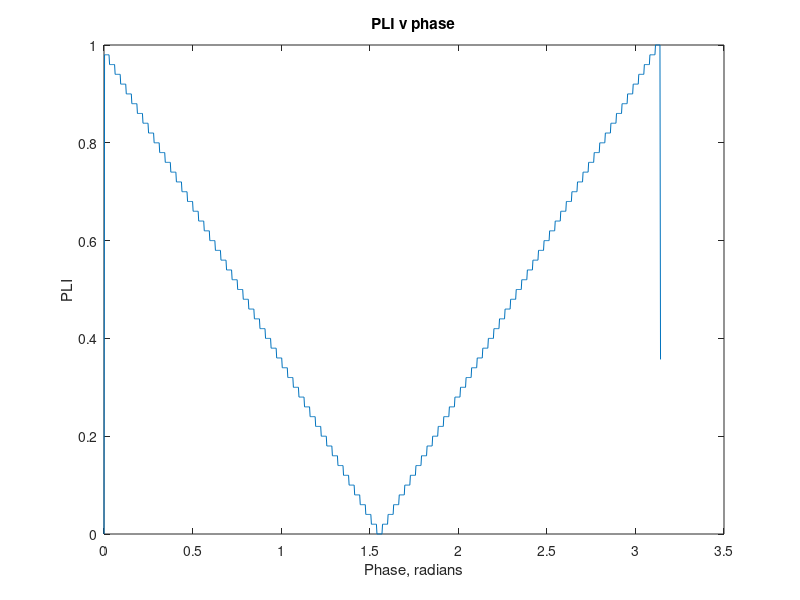

Write MATLAB code to recreate this figure.
%%%%%%%%%%%%%%%%%%%%%%%%%%%%%%%%%%%%%%%%%%%%%%%%%%%%%%%%%%%%%%%%%%%%%%%%%%%
% CalcPLI2
%   Author: Kevin O'Neill
%   Date: 2015.03.16
%
%   Desc: 
%           Compute the Phase-Lag Index (PLI) and confidence between each 
%           pair of channels. The PLI is defined as the absolute value of
%           the mean sign of the instantaneous phase difference between a
%           pair of signals:
%
%                   PLI = |<sign(deltaPhi(t))>|
%
%                   PLI = abs(mean(deltaPhi));
%
%                           range = [0,1]
%
%           PLI measures the asymmetry in the distribution of instantaneous
%           phase differences between two signals. If the signals are
%           coupled then the PLI will return a value close to 1 ( or PLI
%           will be 0 if the signals are coupled around 0 mod pi. In these
%           cases the signals are 0, pi, 2pi, ... radians out of phase).
%
%           If signals are not coupled, then PLI will return a value close
%           to 0. If signals are not coupled this implies that there is
%           either no, or a very weak common signal (volume conduction)
%           that influences both signals.
%
%           Surrogate data (randomly phase shifted original data) are used
%           to test for confidence. A z-score calculation is sufficient to
%           check if the calculated PLI is signifigant. The sign of the
%           z-score tells us if the signals are significantly coupled or
%           non-coupled.
%           
%           The output of PLI for two sine waves with phase differences
%           from 0:pi is approximated with the code below:
%
figure(2)
          tIdx = 1:1000;
          phaseAngle = linspace(0, pi, length(tIdx));
          sig1 = sin(pi*tIdx/100);
          PLI = zeros(1,length(tIdx));
          for kk = 1:length(phaseAngle)
                sig2 = sin(pi*tIdx/100 + phaseAngle(kk));

                sig1Phi = atan(imag(hilbert(sig1))./sig1);
                sig2Phi = atan(imag(hilbert(sig2))./sig2);

                deltaPhi = sig1Phi - sig2Phi;
                PLI(kk) = abs(mean(sign(deltaPhi)));
          end
          plot(phaseAngle, PLI); title('PLI v phase'); xlabel('Phase, radians'); ylabel('PLI');
%
%
%       Usage:
%           [R, PLI, zScore, phaseShift] = CalcPLI2(pathName,NEVFileName,tStart,tSpan);
%
%       Outputs:
%           Returns the Phase Similarity, PLI, Z-Score, and Phase Shift
%           matricies to the workspace and saves a .mat file to the NEV
%           file location.
%
%%%%%%%%%%%%%%%%%%%%%%%%%%%%%%%%%%%%%%%%%%%%%%%%%%%%%%%%%%%%%%%%%%%%%%%%%%%

function [R, PLI, zScore, phaseShift] = CalcPLI2(pathName,NEVFileName, tStart, tSpan)

%% Load Data %%

% Make sure the data files are in MATLAB's path.

expr = '(nev)$'; % Expresstion for regex

% Make sure the file given is for a .nev file
testName = regexp(NEVFileName, expr, 'Tokens');

fullNEVPath = fullfile(pathName, NEVFileName);

% Test if the file is a .nev
if isempty(testName)
    warning('File name is incorrect. Please send the full file path to the NEV file.')
end % END IF testName

% Test to make sure the file exists
if ~(exist(fullNEVPath, 'file') == 2)
    warning('File does not exist. Please send the full file path to the NEV file.')
end % END IF testName

% Load the data from the NEV and nsx files
disp('##### Loading Data #####')

NEV = openNEV(fullNEVPath);

if exist([fullNEVPath(1:end-3),'ns4'],'file')
    
    nsx2mat([fullNEVPath(1:end-3),'ns4'])
    load([fullNEVPath(1:end-3),'ns4mat'], '-mat')
    
elseif exist([fullNEVPath(1:end-3),'ns5'],'file')
        
    nsx2mat([fullNEVPath(1:end-3),'ns5'])
    load([fullNEVPath(1:end-3),'ns5mat'], '-mat')
        
end % END IF

disp('##### Data Loaded #####')
%% Make files names for saved data

fullNameMat = fullfile(pathName, [NEV.MetaTags.Filename, '_PLI.mat']);

%% NS5 Output

outputStruct = openNSx([fullNEVPath(1:end-3),'ns5'], 'read', 'c:1:32','t:15000000:44999999');


for aa = 1:32
    
    eval(['C', num2str(aa), ' = outputStruct.Data(', num2str(aa), ',:);']);
    
end % END ns5

%% Phase Lag Index

if tStart == 0
    idxStart = 1;
    idxSpan  = tSpan * Header.Fs;
    
    idxPLI   = idxStart:(idxSpan+idxStart-1);
else
    idxStart = tStart * Header.Fs;
    idxSpan  = tSpan  * Header.Fs;
    
    idxPLI   = idxStart:(idxSpan+idxStart-1);
end

% Allocate variables
sig1 = zeros(1,length(idxPLI)); % Signal 1 container
sig2 = zeros(1,length(idxPLI)); % Signal 2 container

numChannels  = 32; %Header.ChannelCount; % Number of channels
spanChannels = 1:numChannels; % The total channel span
spanComp     = spanChannels; % The span of the channel comparisons

surrDataCount = 250; % Number of surrogate data trials

surrData = zeros(1,length(sig1)); % Surrogate data container
surrFFT  = zeros(1,length(sig1)); % Surrogate FFT container
sig1Phi  = zeros(1,length(sig1)); % Signal 1 phase container
sig2Phi  = zeros(1,length(sig1)); % Signal 2 phase container

deltaPhi = zeros(1,length(sig1)); % Phase difference container

% Randomly generated phase shifts. Only use the upper half of the matrix
phaseShift = -pi + (pi+pi)*rand(numChannels,numChannels,surrDataCount);

% Result matricies
R      = zeros(numChannels, numChannels, surrDataCount+1); % Phase similarity container
PLI    = zeros(numChannels, numChannels, surrDataCount+1); % Phase-lag index container
zScore = zeros(numChannels, numChannels, surrDataCount+1); % Z-Score container

% Randians to samples conversion
T = 1/Header.Fs;
radSamp = floor(phaseShift./(2*pi) * ((2*pi)/T));

timeTaken = 0;

parpool(10);

tSet = tic; % Set a overall start time
for ii = spanChannels % Loop over each channel
    
    % Copy the raw data into new variables
%     eval(['sig1 = double(C', num2str(ii),'(idxPLI));']);
    eval(['sig1 = double(C', num2str(ii),');']); % NS5
    
    % Calculate the instantaneous phase of signal 1
    sig1Phi = atan(imag(hilbert(sig1))./sig1);
        
    for jj = spanComp % Loop over all comparisons (1:32, 2:32, 3:32, ..., 31:32, 32)
        
        % Copy the raw data into new variables
%         eval(['sig2 = double(C', num2str(jj),'(idxPLI));']);
        eval(['sig2 = double(C', num2str(jj),');']); % NS5
        
        % Calculate the instantaneous phase of signal 2
        sig2Phi = atan(imag(hilbert(sig2))./sig2);
        
        % Start loop time
        tLoop = tic; % Start a loop time counter
        
        parfor kk = 1:surrDataCount % loop over the surrogate data trial

            % Shift the phase of the surrogate data 
            surrPhi = circshift(sig2Phi', radSamp(ii,jj,kk));
            
            % Calculate the instantaneous phase difference between signal 1
            % and the surrogate signal 2
            deltaPhi = sig1Phi - surrPhi';
            
            % Save the phase-similarity and phase-lag index scores to their
            % matricies
            R(ii,jj,kk) = abs(1/length(deltaPhi) * sum( exp(1i * deltaPhi(1:end-1))) );
            PLI(ii,jj,kk) = abs(mean(sign(deltaPhi)));
            
        end % END FOR surrDataCount
               
        % Calculate the instantaneous phase difference between signal 1 and
        % signal 2
        deltaPhi = sig1Phi - sig2Phi;
        
        % Compute and store the phase similarity and the phase-lag index
        % in their own matrix. This computation is for the 'Real' signals
        R(ii,jj,end) = abs(1/length(deltaPhi) * sum( exp(1i .* deltaPhi)) );
        PLI(ii,jj,end) = abs(mean(sign(deltaPhi)));
        
        % Compute the zScore for each PLI. A |score| >= 1.96 is above the
        % 95% confidence interval. 
        zScore(ii,jj,:) = zscore(PLI(ii,jj,:) - PLI(ii,jj,end));
        
        %%%% User Outputs %%%%
        timeSpent = toc(tLoop); % Capture the time spent computing the PLI
        
        % Calculate the total number of computations that have
        % completed
        if ii == 1
            numComplete = sum(spanComp<jj)*surrDataCount + surrDataCount;
        elseif ii > 1
            numComplete = sum(spanChannels(end - (ii-2):end))*surrDataCount + sum(spanComp<jj)*surrDataCount + surrDataCount;
        end % END IF ii
        
        numTotal =  sum(1:32)*surrDataCount; % Calculate the toal number of loops that will occur
        
        timeLeft = (numTotal - numComplete)/surrDataCount * timeSpent; % Approximation of the time left to finish code
        timeTaken = timeTaken + timeSpent; % Approximation of the time spent running the code so far
        
        % Display user readable outputs about how many minutes are left
        clc;
        disp(sprintf('%d/%d', numComplete, numTotal));
        disp(sprintf('Time left: %f, minutes',timeLeft/60))
        disp(sprintf('Time spent: %f, minutes',timeTaken/60))
        disp(fullNEVPath)
        %%%% END User Outputs %%%%
        
        
    end % END FOR sig2 spanComp
    
    % Remove the first comparison after each cycle. This allows us to
    % compute only the upper half of the confusion matrix.
    spanComp(1) = [];
    
end % END FOR sig1 spanChannels

% Flip the third dimension in order to bring the 'real' value to the first
% plane
R      = R(:,:,end:-1:1);
PLI    = PLI(:,:,end:-1:1);
zScore = zScore(:,:,end:-1:1);

% Save Data
save(fullNameMat, 'R', 'PLI', 'zScore', 'phaseShift');


poolobj = gcp('nocreate');
delete(poolobj);

% Display the total time required to run the code.
disp(sprintf('Total time to complete: %d', toc(tSet)/60));
end % END FUNCTION
% EOF